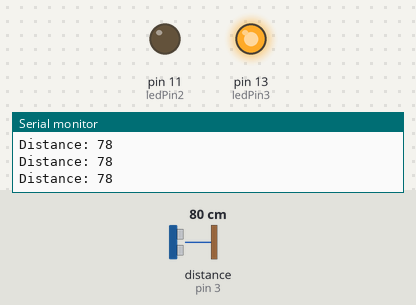
This sketch was run on a simulated Arduino Uno, built with avr-gcc and run on an emulated ATmega328P. Shown: output pins drawn as LEDs (lit = HIGH), the last lines printed to the serial monitor. Wiring (inferred from the names in the program): ultrasonic range finder: trigger pin 2; echo pin 3. Inputs (shaded band) come from the test bench; at power-on: distance to the obstacle (sensor on pin 3) 80 cm. The echo pulse lasts 58.3 µs per cm; pins used as bus, display or sensor lines are not drawn.

Above: at 1.2 s.
1.3 s: distance to the obstacle (sensor on pin 3) set to 45 cm
2.8 s: distance to the obstacle (sensor on pin 3) set to 36 cm
At 3.5 s:
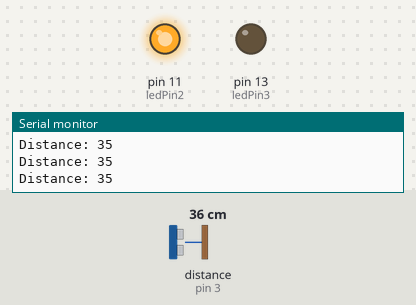
4.3 s: distance to the obstacle (sensor on pin 3) set to 2 cm
At 4.6 s:
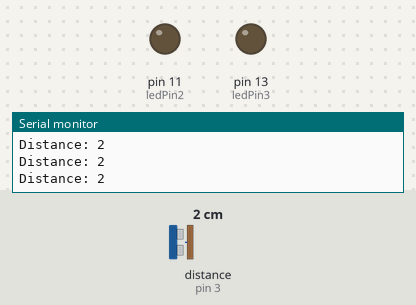
5.8 s: distance to the obstacle (sensor on pin 3) set to 35 cm
At 7.0 s:
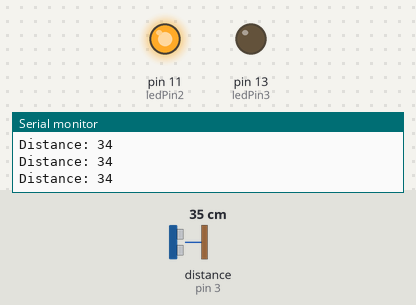
7.3 s: distance to the obstacle (sensor on pin 3) set to 18 cm
At 8.1 s:
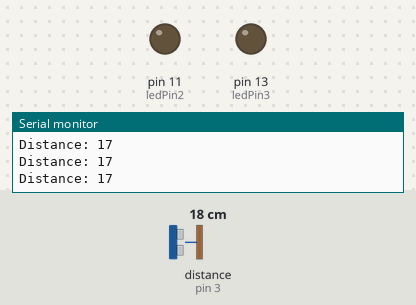
Timing chart, 0 to 9.8 s (numbered marks = the images above; inputs shaded):
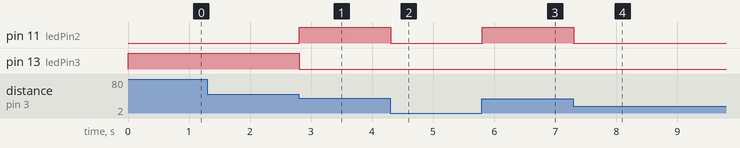

Measured:
- the behaviour switches between 41 and 40 cm on distance to the obstacle (sensor on pin 3) (found by bisection; images 0 and 1)
- after the input at 2.8 s, pin 11 (ledPin2): LOW → HIGH at once; pin 13 (ledPin3): HIGH → LOW at once
- after the input at 4.3 s, pin 11 (ledPin2): HIGH → LOW at once
- after the input at 5.8 s, pin 11 (ledPin2): LOW → HIGH at once
- after the input at 7.3 s, pin 11 (ledPin2): HIGH → LOW at once

The sketch:

sketch_apr02a.ino
```cpp
/*
* Ultrasonic Sensor HC-SR04 and Arduino Tutorial
*
* Crated by Dejan Nedelkovski,
* www.HowToMechatronics.com
*
*/
// defines pins numbers
const int trigPin = 2;
const int echoPin = 3;
const int ledPin=10;
const int ledPin2=11;
const int ledPin3=13;

// defines variables
long duration;
int distance;
void setup() {
pinMode(trigPin, OUTPUT); // Sets the trigPin as an Output
pinMode(echoPin, INPUT); // Sets the echoPin as an Input
pinMode(ledPin3,OUTPUT);
pinMode(ledPin2,OUTPUT);

Serial.begin(9600); // Starts the serial communication
}
void loop() {
// Clears the trigPin
digitalWrite(trigPin, LOW);
delayMicroseconds(2);
// Sets the trigPin on HIGH state for 10 micro seconds
digitalWrite(trigPin, HIGH);
delayMicroseconds(10);
digitalWrite(trigPin, LOW);
// Reads the echoPin, returns the sound wave travel time in microseconds
duration = pulseIn(echoPin, HIGH);
// Calculating the distance
distance= duration*0.034/2;
if(distance <20){
  digitalWrite(ledPin,HIGH);
  digitalWrite(ledPin2,LOW);
  digitalWrite(ledPin3,LOW);
}else if(distance >= 21 && distance <40){
 digitalWrite(ledPin,LOW);
  digitalWrite(ledPin2,HIGH);
  digitalWrite(ledPin3,LOW);
  }
else{
   digitalWrite(ledPin,LOW);
  digitalWrite(ledPin2,LOW);
  digitalWrite(ledPin3,HIGH);
}
// Prints the distance on the Serial Monitor
Serial.print("Distance: ");
Serial.println(distance);
}
```
